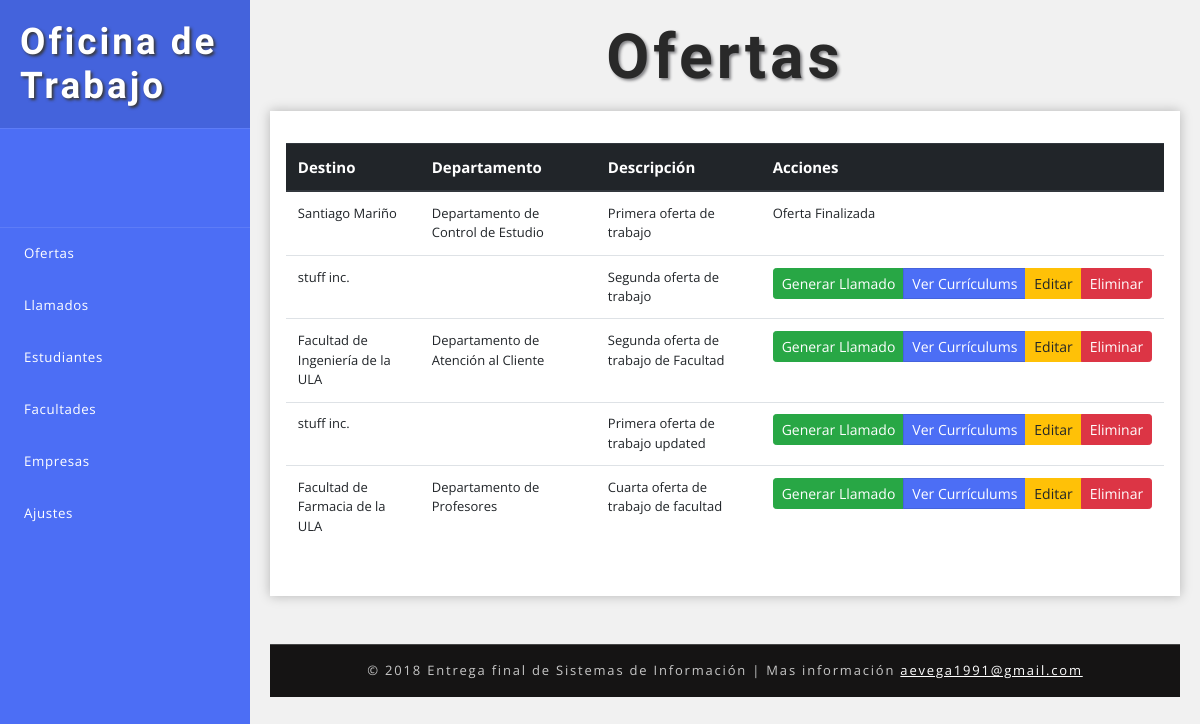
The app's page /index.php/oferta with its own data.
### tables this page shows
CREATE TABLE `oferta` (
  `ofer_id` int(11) NOT NULL,
  `ofer_destino` varchar(100) NOT NULL,
  `ofer_destino_dep` varchar(100) DEFAULT NULL,
  `ofer_descripcion` varchar(255) NOT NULL,
  `ofer_figurar` tinyint(4) NOT NULL DEFAULT '1'
);

CREATE TABLE `llamado` (
  `llam_id` int(11) NOT NULL,
  `llam_fec_inic` date NOT NULL,
  `llam_fec_lim` date NOT NULL,
  `llam_status` enum('pendiente','desierto','finalizado') NOT NULL,
  `llam_desierto` varchar(255) DEFAULT NULL,
  `ofer_id` int(11) NOT NULL
);

### application/controllers/Oferta.php (called while the page is built, shortened)
<?php
class Oferta extends CI_Controller
{
	function __construct()
	{
		$this->load->model('MFacultad');
		$this->load->model('MDepartamento');
		$this->load->model('MOferta');
		$this->load->model('MEmpresa');
		$this->load->model('MInscrito');
		$this->load->model('MLlamado');
		$this->load->helper('url');
	}
	public function index()
	{
		$data['ofertas'] = $this->MOferta->get_ofertas();
		$data['llamados'] = $this->MLlamado->get_llamados();
		$this->load->view('layouts/top');
		$this->load->view('oferta/index',$data);
		$this->load->view('layouts/bottom');
	}
}
?>

### index.php (called while the page is built, shortened)
<?php
require_once BASEPATH.'core/CodeIgniter.php';

### application/models/MOferta.php (called while the page is built, shortened)
<?php
class MOferta extends CI_Model
{
	public function get_ofertas($ofer_id = FALSE)
	{
		if ($ofer_id === FALSE)
	    {
	        $query = $this->db->get('oferta');
	        return $query->result_array();
	    }
		$query = $this->db->get_where('oferta', array('oferta.ofer_id' => $ofer_id));
		return $query->row_array();
	}
}
 ?>

### application/models/MLlamado.php (called while the page is built, shortened)
<?php
class MLlamado extends CI_Model
{
	public function get_llamados($llam_id = FALSE)
	{
		$this->db->join('oferta', 'llamado.ofer_id = oferta.ofer_id', 'left');
		if ($llam_id === FALSE)
	    {
	        $query = $this->db->get('llamado');
	        return $query->result_array();
	    }
		$query = $this->db->get_where('llamado', array('llamado.llam_id' => $llam_id));
	    return $query->row_array();
	}
}
 ?>

### application/views/oferta/index.php (the view, shortened to what this page needs)
<h2 class="main-title-w3layouts mb-2 text-center">Ofertas</h2>
<section class="tables-section">
    <div class="outer-w3-agile mt-3">
		<table class="table">
	        <thead class="thead-dark">
	            <tr>
	                <th scope="col">Destino</th>
	                <th scope="col">Departamento</th>
	                <th scope="col">Descripción</th>
	                <th scope="col">Acciones</th>
	            </tr>
	        </thead>
	        <tbody>
	        	<?php foreach ($ofertas as $oferta): ?>
	                <tr>
	                    <td><?php echo $oferta['ofer_destino'] ?></td>
	                    <td><?php echo $oferta['ofer_destino_dep'] ?></td>
	                    <td><?php echo $oferta['ofer_descripcion'] ?></td>
	                    <?php
	                    $rep = 0;
	                    foreach ($llamados as $key => $llamado) {
	                    	if($llamado['ofer_id'] == $oferta['ofer_id'])
	                    	{
	                    		$rep=1;
	                    		if($llamado['llam_status']=='finalizado'){
			                    	echo "<td>Oferta Finalizada</td>";
			                    }else if($llamado['llam_status']=='desierto'){
			                    	echo "<td>Oferta Desierta</td>";
			                   	}
			                    break;
			                }else if($rep==0) {?>
								<td>
			                    	<div class="btn-group">
			                    		<a href="<?php echo base_url(); ?>index.php/Llamado/create/<?php echo $oferta['ofer_id'];?>" class="btn btn-sm btn-success">Generar Llamado</a>
			                    		<a href="<?php echo base_url(); ?>index.php/Oferta/curriculum/<?php echo $oferta['ofer_id'];?>" class="btn btn-sm btn-primary">Ver Currículums</a>
			                    		<a href="<?php echo base_url(); ?>index.php/Oferta/edit/<?php echo $oferta['ofer_id'];?>" class="btn btn-sm btn-warning">Editar</a>
			                    		<a href="<?php echo base_url(); ?>index.php/Oferta/confirm_delete/<?php echo $oferta['ofer_id'];?>" class="btn btn-sm btn-danger">Eliminar</a>
				                    	</div>
				                    </td>
			                    <?php
			                    break;
			                	}
	                    }?>
	                </tr>
	            <?php endforeach ?>
	        </tbody>
	    </table>
	</div>
</section>

### application/views/layouts/top.php (shortened to what this page needs)
<!DOCTYPE html>
<html lang="en">
<head>
    <link href="<?php echo base_url(); ?>css/panel/bootstrap.css" rel="stylesheet" type="text/css" media="all" />
    <link rel="stylesheet" href="<?php echo base_url(); ?>css/panel/bar.css">
    <link rel="stylesheet" type="text/css" href="<?php echo base_url(); ?>css/panel/pignose.calender.css" />
    <link href="<?php echo base_url(); ?>css/panel/style.css?1" rel="stylesheet" type="text/css" media="all" />
    <link rel="stylesheet" href="<?php echo base_url(); ?>css/panel/style4.css">
    <link href="<?php echo base_url(); ?>css/panel/fontawesome-all.css" rel="stylesheet">
</head>
<body>
    <div class="wrapper">
        <?php include "menu.php"; ?>
        <div id="content">

### application/views/layouts/menu.php (shortened to what this page needs)
<nav id="sidebar">
    <div class="sidebar-header">
        <h1>
            <a href="<?php echo base_url(); ?>index.php/">Oficina de Trabajo</a>
        </h1>
    </div>
    <div class="profile-bg"></div>
    <ul class="list-unstyled components">
        <li>
            <a href="#ofertaSubmenu" data-toggle="collapse" aria-expanded="false">
                Ofertas
            </a>
        </li>
        <li>
            <a href="#llamadoSubmenu" data-toggle="collapse" aria-expanded="false">
                Llamados
            </a>
        </li>
        <li>
            <a href="#usuariosSubmenu" data-toggle="collapse" aria-expanded="false">
                Estudiantes
            </a>
        </li>
        <li>
            <a href="#facultadSubmenu" data-toggle="collapse" aria-expanded="false">
                Facultades
            </a>
        </li>
        <li>
            <a href="#empresaSubmenu" data-toggle="collapse" aria-expanded="false">
                Empresas
            </a>
        </li>
        <li>
            <a href="#ajustesSubmenu" data-toggle="collapse" aria-expanded="false">
                Ajustes
            </a>
        </li>
    </ul>
</nav>

### application/views/layouts/bottom.php (shortened to what this page needs)
            <div class="copyright-w3layouts py-xl-3 py-2 mt-xl-5 mt-4 text-center">
                <p>© 2018 Entrega final de Sistemas de Información | Mas información <a href="mailto:aevega1991@gmail.com" target="_blank">aevega1991@gmail.com</a></p>
            </div>
        </div>
    </div>
</body>
</html>

### css/panel/style.css (style rules this page uses)
html, body { margin: 0; font-size: 100%; font-family: 'Open Sans', sans-serif; background: #fff; }
body a { text-decoration: none; transition: 0.5s all; -webkit-transition: 0.5s all; -moz-transition: 0.5s all; -o-transition: 0.5s all; -ms-transition: 0.5s all; }
h1, h2, h3, h4, h5, h6 { margin: 0; font-family: 'Poiret One', cursive; font-weight: 700; }
p { margin: 0; }
ul { margin: 0; padding: 0; }
ul li { list-style: none; }
.outer-w3-agile { padding: 2em 1em; -webkit-box-shadow: 0px 0px 11px 0px rgba(0, 0, 0, 0.25); -moz-box-shadow: 0px 0px 11px 0px rgba(0, 0, 0, 0.25); box-shadow: 0px 0px 11px 0px rgba(0, 0, 0, 0.25); background: #fff; }
h2.main-title-w3layouts { font-size: 3.9em; letter-spacing: 4px; color: #292929; text-shadow: 2px 2px 3px #838386; text-transform: capitalize; }
.profile-bg { border: 1px solid #5d7cf7; border-left: none; border-right: none; -webkit-background-size: cover; -moz-background-size: cover; -o-background-size: cover; -ms-background-size: cover; background-size: cover; min-height: 100px; }
.copyright-w3layouts p { color: #c7c7c7; font-size: 13px; letter-spacing: 1.8px; text-align: center; font-weight: 400; }
.copyright-w3layouts p a { color: #fff; text-decoration: underline; }
.copyright-w3layouts { background: #151414; border-top: 1px solid #464646; }
ul.list-unstyled li { font-size: 14px; letter-spacing: 1px; color: #7d7d7d; }
.table th, .table td { padding: 0.74rem; vertical-align: top; border-top: 1px solid #dee2e6; font-size: 13px; }
.table th { color: #252525; font-size: 15px; }
.btn-primary { color: #fff; background-color: #4c6ef5; border-color: #4463dc; }

### css/panel/style4.css (style rules this page uses)
body { font-family: 'Open Sans', sans-serif; background: #f1f1f1; }
p { font-family: 'Open Sans', sans-serif; }
a, a:hover, a:focus { color: inherit; text-decoration: none; transition: all 0.3s; }
.wrapper { display: flex; align-items: stretch; }
#sidebar { min-width: 250px; max-width: 250px; background: #4c6ef5; color: #fff; transition: all 0.3s; }
.sidebar-header h1 { font-size: 2.3em; letter-spacing: 3px; color: #fff; text-shadow: 2px 2px 3px #39393a; }
#sidebar ul li a { text-align: left; }
#sidebar .sidebar-header { padding: 20px; background: #4463dc; }
#sidebar ul li a { padding: 16px 10px; font-size: .95em; letter-spacing: 0.6px; display: block; color: #fff; font-weight: 400; }
#content { padding: 20px; min-height: 100vh; transition: all 0.3s; overflow: hidden; width: 100%; }

### records on screen
oferta: ofer_destino "Santiago Mariño", ofer_destino_dep "Departamento de Control de Estudio", ofer_descripcion "Primera oferta de trabajo"
llamado: llam_status "Oferta Finalizada"
oferta: ofer_destino "stuff inc.", ofer_descripcion "Segunda oferta de trabajo"
oferta: ofer_destino "Facultad de Ingeniería de la ULA", ofer_destino_dep "Departamento de Atención al Cliente", ofer_descripcion "Segunda oferta de trabajo de Facultad"
oferta: ofer_destino "stuff inc.", ofer_descripcion "Primera oferta de trabajo updated"
oferta: ofer_destino "Facultad de Farmacia de la ULA", ofer_destino_dep "Departamento de Profesores", ofer_descripcion "Cuarta oferta de trabajo de facultad"
